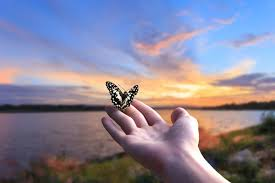
#> input picture sample.jpg, 275 x 183 px
$ python Experiment2.py
#> lines starting #> are read from the running program, lines starting #| are printed output that depends on the picture
import cv2
import numpy as np

# Read the image
img = cv2.imread("sample.jpg")
#> img is the input picture: shape (183, 275, 3); mean B, G, R 151.7, 132.1, 135.6

if img is None:
    print("Image not found")
    exit()

# Get image dimensions
height, width = img.shape[:2]
#> height = 183; width = 275


# 1. SCALING
scaled_img = cv2.resize(img, None, fx=0.5, fy=0.5)
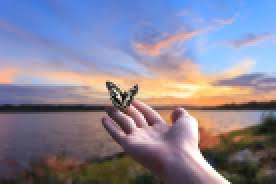
#> scaled_img: shape (92, 138, 3) (shown 2 times larger); mean B, G, R 151.3, 131.8, 135.3


# 2. TRANSLATION
tx, ty = 100, 50   # shift right by 100, down by 50
translation_matrix = np.float32([[1, 0, tx], [0, 1, ty]])
translated_img = cv2.warpAffine(img, translation_matrix, (width, height))
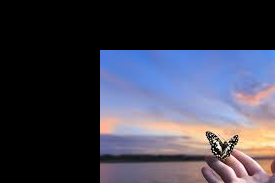
#> translated_img: shape (183, 275, 3); mean B, G, R 79.9, 65.1, 65.2

# 3. ROTATION
angle = 45
rotation_matrix = cv2.getRotationMatrix2D((width // 2, height // 2), angle, 1)
rotated_img = cv2.warpAffine(img, rotation_matrix, (width, height))
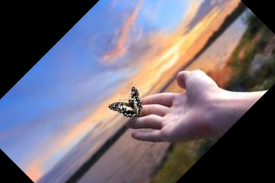
#> rotated_img: shape (183, 275, 3); mean B, G, R 117.2, 105.3, 112

# DISPLAY RESULTS
cv2.imshow("Original Image", img)
cv2.imshow("Scaled Image", scaled_img)
cv2.imshow("Translated Image", translated_img)
cv2.imshow("Rotated Image", rotated_img)

cv2.waitKey(0)
cv2.destroyAllWindows()

$ run again, with template.jpg copied over sample.jpg
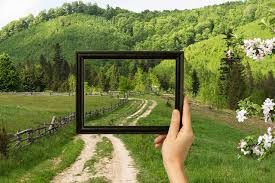
#> input picture template.jpg, 275 x 183 px
#> img is the input picture: shape (183, 275, 3); mean B, G, R 71.3, 128.1, 118.6
#> `translated_img = cv2.warpAffine(img, translation_matrix, (width, heigh..`:
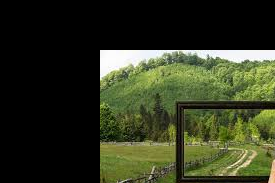
#> translated_img: shape (183, 275, 3); mean B, G, R 32.3, 54.9, 49.5
#> `rotated_img = cv2.warpAffine(img, rotation_matrix, (width, height))`:
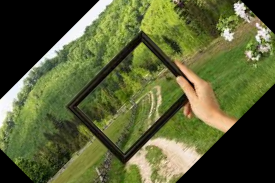
#> rotated_img: shape (183, 275, 3); mean B, G, R 53.6, 96.2, 89.3
